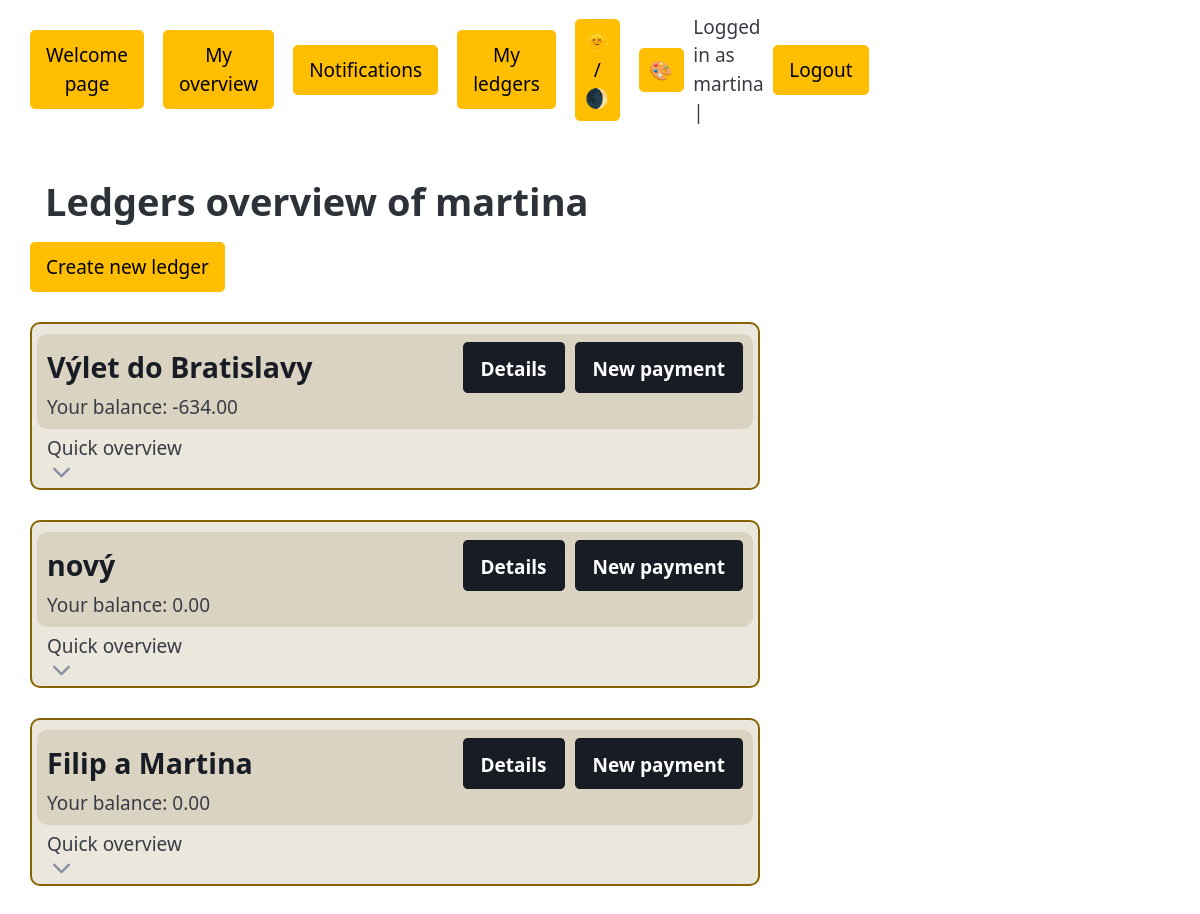
Page /list_of_ledgers/ (signed in) on the earlier database version.
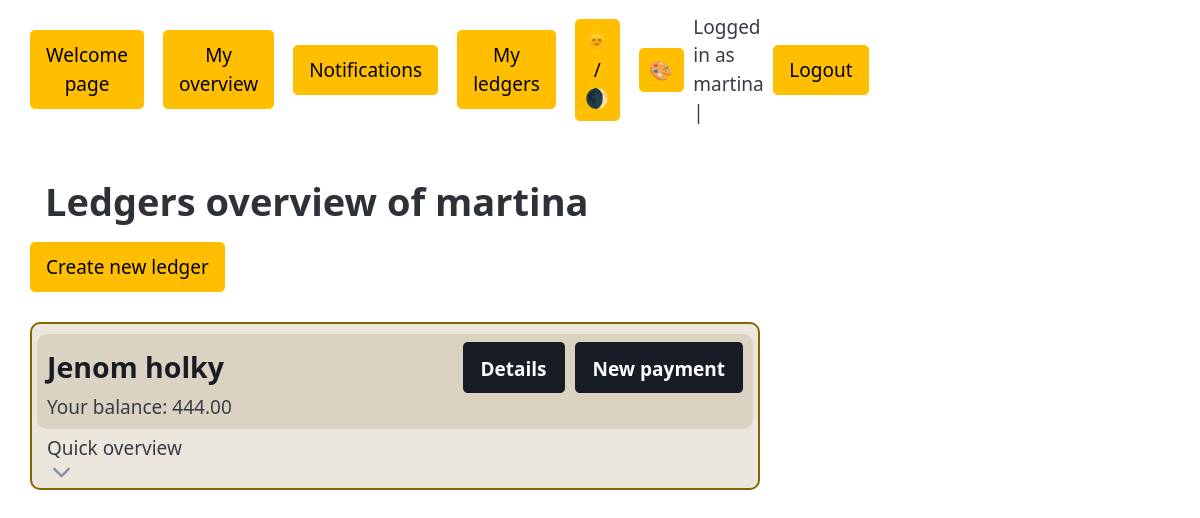
Same page on the later database version.
### main/models.py (models this page shows, shortened)
class AbstractBase(models.Model):
    name = models.CharField(max_length=25)
    slug = models.SlugField(max_length=100, blank=True)
    desc = models.CharField(max_length=2000, blank=True)
    class Meta:
        abstract = True

class Ledger(AbstractBase):
    user = models.ForeignKey(User, on_delete=models.PROTECT, verbose_name ="Ledger creator and owner")
    creation_time = models.DateTimeField(default=now, verbose_name ="Time of creation of this ledger")

### main/views.py (the view, shortened to what this page needs)
@login_required(login_url='/login')
def list_of_ledgers(request):
    person_self = Person.objects.get(user=request.user)
    ledgers = Ledger.objects.filter(
        Q(payment__paymentbalance__person=person_self)
    ).distinct()
    for ledger in ledgers:
        balances = PaymentBalance.objects.filter(
            payment__ledger=ledger
        ).select_related('person')
        from collections import defaultdict
        balances_by_person = defaultdict(lambda: 0)
        for b in balances:
            balances_by_person[b.person] += b.balance
        ledger.user_balance = 0
        ledger.balances = {}
        for person, total in balances_by_person.items():
            ledger.balances[person.name] = total  # ← vždy přidat, i sebe
            if person == person_self:
                ledger.user_balance = total
            else:
                ledger.balances[person.name] = total
    return render(request, 'main/list_of_ledgers.html', {'ledgers':ledgers})

### main/models.py (called while the page is built)
    @property
    def name(self):
        if self.user:
            return self.user.get_full_name() or self.user.username
        elif self.placeholder:
            return self.placeholder.name
        return "Unknown user"

### main/templates/main/list_of_ledgers.html (shortened to what this page needs)
{% extends 'base.html' %}
{% load static %}
{% block css_files %}
    <link rel='stylesheet' href='{% static 'main/styles/list_of_ledgers.css' %}'>
{% endblock css_files %}
{% block page_title %} Ledgers overview of {{ user.username }}
{% endblock page_title %}
{% block content %}
    <form method='post' action='{% url 'ledger_add' %}'>
        <button type='submit' class='button-small'>Create new ledger</button>
    </form>
    <div class='card-container'>
        {% for ledger in ledgers %}
            <div class='card'>
                <div class='card-header'>
                    <table>
                        <thead>
                            <tr>
                                <th class='card-name'>
                                    <h3>{{ ledger.name }}</h3>
                                </th>
                                <th class='card-buttons'>
                                    <form method='post'>
                                        <button type='submit' class='button-small contrast' name='ledger-detail' value='{{ ledger.id }}'>
                                            Details
                                        </button>
                                    </form>
                                    <form method='post'>
                                        <button type='submit' class='button-small contrast' name='new-payment' value='{{ ledger.id }}'>
                                            New payment
                                        </button>
                                    </form>
                                </th>
                            </tr>
                        </thead>
                        <tbody>
                            <tr>
                                <td>
                                    <p>Your balance: {{ledger.user_balance}}</p>
                                </td>
                            </tr>
                        </tbody>
                    </table>
                </div>
                <details>
                    <summary class='card-open-button'>
                        <p>
                            Quick overview
                        </p>
                    </summary>
                    <br>
                    <br>
                </details>
            </div>
        {% empty %}
        <p>So far there is no ledger connected to your name, start by creating one.</p>
        {% endfor %}
    </div>
{% endblock content %}

### templates/base.html (shortened to what this page needs)
{% load static %}
<!DOCTYPE html>
<html lang="en">
<head>
    <link rel="stylesheet" href="{% static 'styles/base.css' %}">
    {% block css_files %}
    {% endblock css_files %}
</head>
<body>
    <nav class="top_navbar">
        <ul class="nav_left">
            <li class="">
                <form method="post" action="{% url 'index' %}">
                    <button type="submit" class='button-small'>Welcome page</button>
                </form>
            </li>
            {% if user.is_authenticated %}
            <li class="">
                <form method="post" action="{% url 'overview' %}">
                    <button type="submit" class='button-small'>My overview</button>
                </form>
            </li>
            <li class="">
                <form method="post" action="{% url 'notifications' %}">
                    <button type="submit" class='button-small'>Notifications</button>
                </form>
            </li>
            <li class="">
                <form method="post" action="{% url 'list_of_ledgers' %}">
                    <button type="submit" class='button-small'>My ledgers</button>
                </form>
            </li>
            {% endif %}
        </ul>
        <ul class="nav_right">
            <li><button id="theme-toggle">🌞 / 🌒</button></li>
            <li class="dropdown">
                <button id="color-toggle">🎨</button>
            </li>
            {% if user.is_authenticated %}
            <span class="">Logged in as {{ user.username }} |</span>
                <li class="">
                    <form method="post" action="{% url 'logout' %}">
                        <button type="submit" class='button-small'>Logout</button>
                    </form>
                </li>
            {% endif %}
        </ul>
    </nav>
    <div class= "h1_title">
        <h1>
            {% block page_title %}
            {% endblock page_title %}
        </h1>
    </div>
    <div class= "content">
        {% block content %}
        {% endblock content %}
    </div>
</body>
</html>

### static/styles/base.css (style rules this page uses)
* { margin: 0; padding: 0; max-width: 1600px; margin: 0 auto; }
.top_navbar { max-width: 100vh; }
body { max-width: 100vh; }
.h1_title { max-width: 100vh; }
.nav_left { padding-left: 30px; }
.nav_right { padding-right: 30px; }
.h1_title { padding-left: 45px; margin-top: 40px; }
.button-small { padding: 10px 15px !important; margin: 0 !important; width: auto !important; }
.content { padding-left: 30px; padding-right: 30px; max-width: 100vh; }

### main/static/main/styles/list_of_ledgers.css (style rules this page uses)
.card-container { padding-right: 10px; margin-top: 20px; }
.card { border: 2px solid var(--pico-primary); border-radius: 10px; margin: 30px auto; padding: 10px 5px; background-color: color-mix(in srgb, rgba(125, 125, 125, 0.071), var(--pico-primary) 10%); }
.card * { padding: 0px; margin: 0px; border-bottom: none; }
.card-header { border-radius: 10px; display: flex; justify-content: space-between; height: 5rem; align-items: center; justify-content: center; background-color: inherit; padding-left: 10px; }
.table tr, td, th { text-align: left; border-bottom: none; background-color: inherit; }
.card-name { background-color: inherit; }
.card-name h3 { color: var(--pico-contrast); }
.card-buttons { display: flex; flex-direction: row; background-color: inherit; align-items: center; justify-content: right; }
.card-buttons form button { margin-right: 10px !important; }
.card-open-button { margin: 10px 0 20px 10px !important; }
details summary::after { width: 1.5rem; height: 1.5rem; float: left; content: ""; transform: rotate(0); margin-left: 0px; background-size: 1.5rem auto; }

### templates/base.html (style rules this page uses)
.dropdown { position: relative; display: inline-block; }

Differences in the rows shown:
removed Ledger: name "Výlet do Bratislavy", {{ ledger.id }} 15 (drawn), user_balance "-634.00"
removed Ledger: name "nový", {{ ledger.id }} 17 (drawn), user_balance "0.00"
removed Ledger: name "Filip a Martina", {{ ledger.id }} 18 (drawn), user_balance "0.00"
added Ledger: name "Jenom holky", {{ ledger.id }} 19 (drawn), user_balance "444.00"
